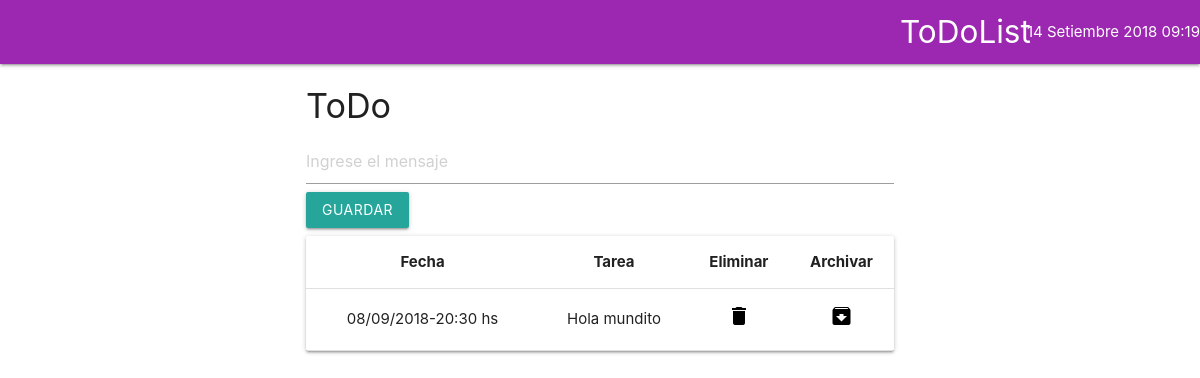
Before: / with the older database file.
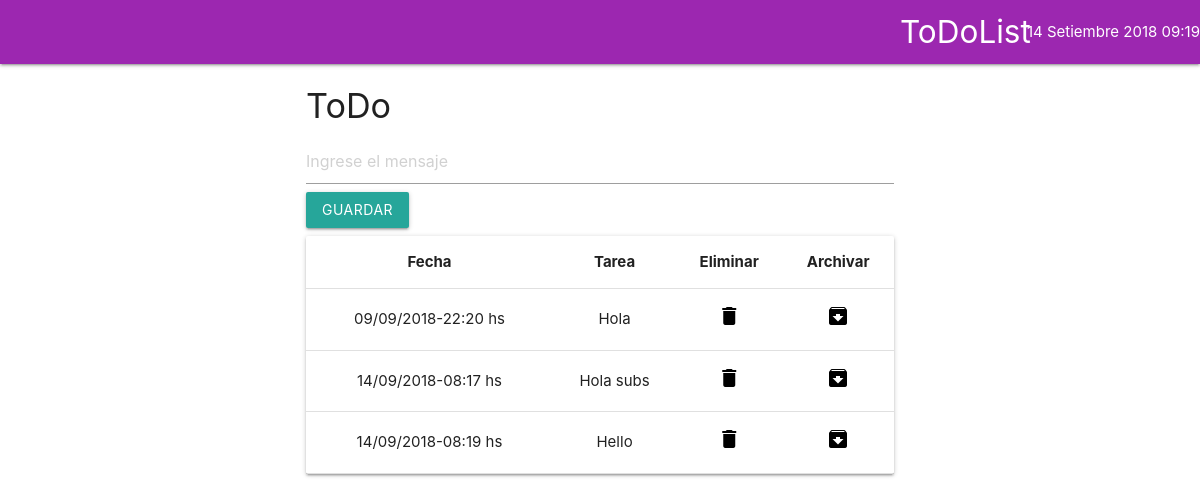
After: the same page with the newer database file.
### ToDoList/models.py (models this page shows, shortened)
class ToDo(models.Model):
    message = models.CharField(max_length=20)
    datetime = models.DateTimeField(auto_now=True)
    archived = models.BooleanField(default=False)

### ToDoList/views.py (the view)
# urls.py: path('', get_list, name="index"),
def get_list(request):
    if request.method=='POST':
        form = FormToDo(request.POST)
        if form.is_valid():
            form.save(commit=False)
            form.save()
            return redirect('../')
    else:
        form = FormToDo()
    return render(request, 'list.html', {'form': form,
                                         'todo': ToDo.objects.all()})

### ToDoList/forms.py
class FormToDo(forms.ModelForm):
    class Meta:
        model=ToDo
        fields=('message',)
        widgets = {
            'message': forms.TextInput(attrs={
                'class': 'form-control',
                'placeholder': 'Ingrese el mensaje'
            })
        }

### ToDoList/templates/list.html
{% extends "base.html" %}
{% block content %}
    <div class="container">
        <form method="POST">
            <div class="form-group">{% csrf_token %}
                <h4>ToDo</h4>
                {{ form.message }}
            </div>
            <button type="submit" class="btn btn-primary">Guardar</button>
        </form>
    </div>
    <div class="container">
        <div class="card">
            <table class="centered">
                <thead>
                <tr>
                    <th>Fecha</th>
                    <th>Tarea</th>
                    <th>Eliminar</th>
                    <th>Archivar</th>
                </tr>
                </thead>
                <tbody>
                {% for todo in todo %}
                    {% if todo.archived %}
                        {% else %}
                    <tr>
                        <td>{{ todo.datetime | date:"d/m/Y-H:i"  }} hs</td>
                        <td>{{ todo.message }}</td>
                        <td><a class="black-text" href="{% url 'delete' todo.id %}"><i class="material-icons">delete</i></a></td>
                        <td> <a class="black-text" href="{% url 'archive' todo.id %}"><i class="material-icons">archive</i></a></td>
                    </tr>
                    {% endif %}
                {% endfor %}
                </tbody>
            </table>
        </div>
    </div>
{% endblock %}

### ToDoList/templates/base.html (shortened to what this page needs)
<!DOCTYPE html>
<html lang="es">
<head>
    <link rel="stylesheet" href="https://cdnjs.cloudflare.com/ajax/libs/materialize/1.0.0-rc.2/css/materialize.min.css">
</head>
<body>
<nav>
    <div class="nav-wrapper purple">
        <a href="#" style="margin-left: 900px" class="brand-logo">ToDoList</a>
        <ul id="nav-mobile" class="right hide-on-med-and-down">
            {% now "j F Y H:i" %}
        </ul>
    </div>
</nav>
<main>
    <div class="container">
        {% block content %}
        {% endblock %}
    </div>
</main>
</body>
</html>

Changed rows visible on the page:
removed ToDo: datetime "08/09/2018-20:30", message "Hola mundito"
added ToDo: datetime "09/09/2018-22:20", message "Hola"
added ToDo: datetime "14/09/2018-08:17", message "Hola subs"
added ToDo: datetime "14/09/2018-08:19", message "Hello"
